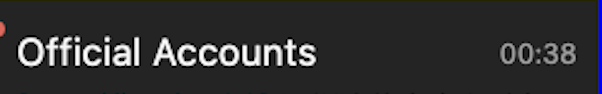
#> input picture WorkingOn/Attempt_Card_NameBoundryDetection_Photo.png, 602 x 94 px, found by its file name
$ python basic_timestamp_detector.py
#> lines starting #> are read from the running program, lines starting #| are printed output that depends on the picture; after the words box and inside, x2 and y2 are one past the last pixel; in counts of white or black regions, pixels touching at a corner belong together
#!/usr/bin/env python3
"""
Basic Timestamp Left Boundary Detection
Uses only matplotlib and numpy for timestamp boundary detection.
"""

import numpy as np
import matplotlib.pyplot as plt
import matplotlib.image as mpimg
from datetime import datetime

def detect_timestamp_boundary(image_path):
    """Detect timestamp left boundary using basic image processing."""

    # Load image
    img = mpimg.imread(image_path)
#> img is the input picture: shape (94, 602, 4) float32; mean R, G, B, A 0.189, 0.188, 0.192, 1
    print(f"📸 Image shape: {img.shape}")
#| 📸 Image shape: (94, 602, 4)

    # Convert to grayscale if needed
    if len(img.shape) == 3:
        # RGB to grayscale conversion
        gray = np.dot(img[...,:3], [0.299, 0.587, 0.114])
    else:
        gray = img

    height, width = gray.shape
#> height = 94; width = 602
    print(f"🖼️  Processing {width}x{height} image")
#| 🖼️  Processing 602x94 image

    # Method 1: Gradient-based detection
    print("\n🔍 Method 1: Gradient Detection")

    # Focus on timestamp area (right portion, top area)
    timestamp_region = gray[:min(60, height), int(width*0.6):]
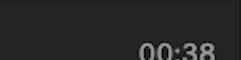
#> timestamp_region: shape (60, 241) float64; min 0, max 0.635, mean 0.156

    # Simple horizontal gradient using numpy diff
    grad_x = np.diff(timestamp_region, axis=1)
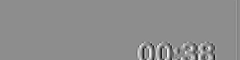
#> grad_x: shape (60, 240) float64; min -0.443, max 0.353, mean -0.000131; drawn with min black and max white

    # Find significant gradients
    threshold = np.std(np.abs(grad_x)) * 1.5
#> threshold = 0.059
    print(f"   Gradient threshold: {threshold:.2f}")
#|    Gradient threshold: 0.06

    left_boundaries_method1 = []
    for row in range(grad_x.shape[0]):
        significant_edges = np.where(np.abs(grad_x[row]) > threshold)[0]
        if len(significant_edges) > 0:
            # Convert back to full image coordinates
            boundary = significant_edges[0] + int(width*0.6)
            left_boundaries_method1.append(boundary)
#> this loop made 60 passes
#> boundary on passes 43 to 54: 503, 503, 501, 499, 499, 500, 499, 499, 499, 497, 497, 497
#> after the loop, left_boundaries_method1 = [503, 503, 501, 499, 499, 500, 499, 499, 499, 497, 497, 497, 497, 497, 499, 499, 499, 500]

    method1_result = int(np.median(left_boundaries_method1)) if left_boundaries_method1 else None
#> method1_result = 499
    print(f"   Found {len(left_boundaries_method1)} boundary candidates")
#|    Found 18 boundary candidates
    print(f"   Result: x = {method1_result}")
#|    Result: x = 499

    # Method 2: Intensity-based detection
    print("\n🎯 Method 2: Intensity Analysis")

    # Look for grey text pixels in timestamp area
    timestamp_region_full = gray[:min(60, height), int(width*0.5):]
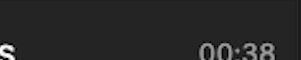
#> timestamp_region_full: shape (60, 301) float64; min 0, max 1, mean 0.159

    # Grey text typically has intermediate intensity values
    text_candidates = (timestamp_region_full > 0.4) & (timestamp_region_full < 0.8)
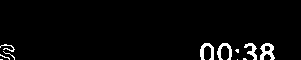
#> text_candidates: shape (60, 301) bool; 3.2% white; 11 white regions (6 under 20 px), largest, box (x1, y1, x2, y2) and area: (260, 43, 275, 60) 147, (200, 43, 214, 60) 125, (217, 43, 232, 60) 117, (244, 43, 257, 60) 98, (0, 44, 15, 52) 40

    left_boundaries_method2 = []
    for row in range(text_candidates.shape[0]):
        text_pixels = np.where(text_candidates[row])[0]
        if len(text_pixels) > 5:  # Need sufficient pixels to be text
            boundary = text_pixels[0] + int(width*0.5)
            left_boundaries_method2.append(boundary)
#> this loop made 60 passes
#> boundary on passes 44 to 55: 505, 305, 302, 301, 301, 305, 304, 310, 304, 305, 306, 301
#> after the loop, left_boundaries_method2 = [505, 305, 302, 301, 301, 305, 304, 310, 304, 305, 306, 301, 301, 303, 305, 309, 301]

    method2_result = int(np.median(left_boundaries_method2)) if left_boundaries_method2 else None
#> method2_result = 304
    print(f"   Found {len(left_boundaries_method2)} text candidates")
#|    Found 17 text candidates
    print(f"   Result: x = {method2_result}")
#|    Result: x = 304

    # Method 3: Edge transition detection
    print("\n⚡ Method 3: Edge Transition")

    timestamp_region_edge = gray[:min(60, height), int(width*0.65):]
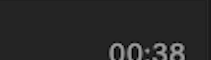
#> timestamp_region_edge: shape (60, 211) float64; min 0, max 0.635, mean 0.158

    left_boundaries_method3 = []
    for row in range(timestamp_region_edge.shape[0]):
        row_pixels = timestamp_region_edge[row]

        # Look for significant brightness increases (dark to light transition)
        for col in range(1, len(row_pixels)-2):
            brightness_change = row_pixels[col] - row_pixels[col-1]
            if brightness_change > 0.1:  # Significant increase
                boundary = col + int(width*0.65)
                left_boundaries_method3.append(boundary)
                break
#> after the loop, left_boundaries_method3 = [506, 504, 503, 502, 501, 501, 501, 500, 500, 500, 500, 500, 500, 500, 500, 500, 501, 501]

    method3_result = int(np.median(left_boundaries_method3)) if left_boundaries_method3 else None
#> method3_result = 500
    print(f"   Found {len(left_boundaries_method3)} transitions")
#|    Found 18 transitions
    print(f"   Result: x = {method3_result}")
#|    Result: x = 500

    # Create visualization
    fig, axes = plt.subplots(2, 2, figsize=(16, 10))

    # Original image
    axes[0, 0].imshow(img, cmap='gray' if len(img.shape) == 2 else None)
    axes[0, 0].set_title('🖼️ Original Image', fontsize=14, fontweight='bold')
    axes[0, 0].axis('off')

    # Grayscale with gradient detection
    axes[0, 1].imshow(gray, cmap='gray')
    if method1_result:
        axes[0, 1].axvline(x=method1_result, color='red', linewidth=3,
                          label=f'Gradient: x={method1_result}')
        # Add detection region rectangle
        axes[0, 1].add_patch(plt.Rectangle((int(width*0.6), 0),
                                         width - int(width*0.6), min(60, height),
                                         fill=False, edgecolor='red', alpha=0.3, linewidth=2))
    axes[0, 1].legend(loc='upper left')
    axes[0, 1].set_title('🔍 Method 1: Gradient Detection', fontsize=14, fontweight='bold')
    axes[0, 1].axis('off')

    # Intensity analysis
    axes[1, 0].imshow(gray, cmap='gray')
    if method2_result:
        axes[1, 0].axvline(x=method2_result, color='green', linewidth=3,
                          label=f'Intensity: x={method2_result}')
        # Add detection region rectangle
        axes[1, 0].add_patch(plt.Rectangle((int(width*0.5), 0),
                                         width - int(width*0.5), min(60, height),
                                         fill=False, edgecolor='green', alpha=0.3, linewidth=2))
    axes[1, 0].legend(loc='upper left')
    axes[1, 0].set_title('🎯 Method 2: Intensity Analysis', fontsize=14, fontweight='bold')
    axes[1, 0].axis('off')

    # Combined results
    axes[1, 1].imshow(img, cmap='gray' if len(img.shape) == 2 else None)

    results = []
    colors = ['red', 'green', 'blue']
    method_names = ['Gradient', 'Intensity', 'Transition']
    symbols = ['🔍', '🎯', '⚡']

    for i, (method_result, color, name, symbol) in enumerate(zip(
        [method1_result, method2_result, method3_result],
        colors, method_names, symbols)):

        if method_result is not None:
            axes[1, 1].axvline(x=method_result, color=color, linewidth=2,
                              alpha=0.8, label=f'{symbol} {name}: {method_result}')
            results.append((name, method_result))
#> this loop made 3 passes
#> after the loop, results = [('Gradient', 499), ('Intensity', 304), ('Transition', 500)]

    if results:
        axes[1, 1].legend(loc='upper left')

        # Add timestamp region highlight
        axes[1, 1].add_patch(plt.Rectangle((int(width*0.5), 0),
                                         width - int(width*0.5), min(60, height),
                                         fill=False, edgecolor='yellow', alpha=0.5, linewidth=2,
                                         linestyle='--', label='Search Region'))

    axes[1, 1].set_title('🔥 Combined Results', fontsize=14, fontweight='bold')
    axes[1, 1].axis('off')

    plt.suptitle('Timestamp Left Boundary Detection Analysis', fontsize=16, fontweight='bold')
    plt.tight_layout()

    # Save results
    timestamp = datetime.now().strftime("%Y%m%d_%H%M%S")
    output_path = f"/Users/erli/coding/deepseek_wechat_bot/WorkingOn/{timestamp}_timestamp_analysis.png"
    plt.savefig(output_path, dpi=150, bbox_inches='tight')
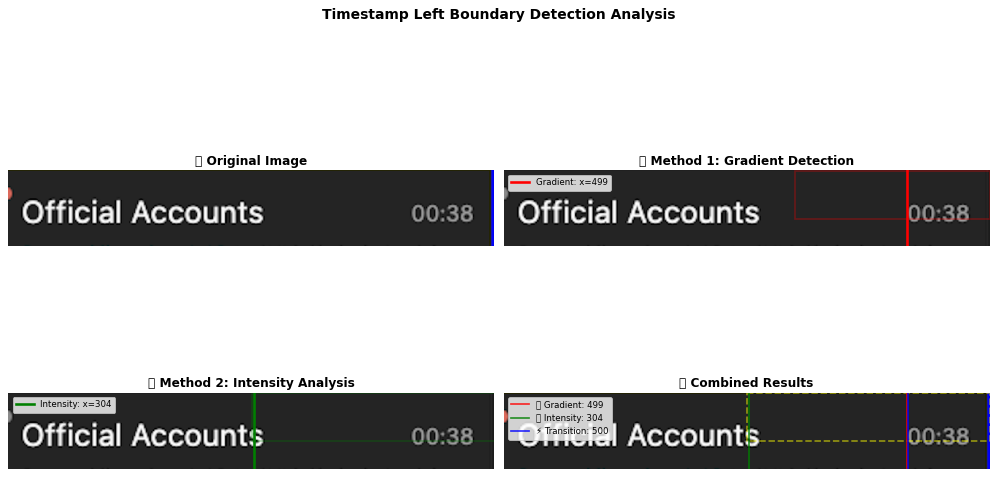
#> figure drawn by matplotlib, 4 panels
    plt.show()

    # Print comprehensive results
    print("\n" + "="*60)
    print("🏆 FINAL RESULTS - Timestamp Left Boundary Detection")
    print("="*60)

    for name, boundary in results:
        print(f"📍 {name:12} Method: x = {boundary:3d} pixels")
#> this loop made 3 passes
#| 📍 Gradient     Method: x = 499 pixels
#| 📍 Intensity    Method: x = 304 pixels
#| 📍 Transition   Method: x = 500 pixels

    if results:
        boundaries = [r[1] for r in results]
#> boundaries = [499, 304, 500]
        avg_boundary = int(np.mean(boundaries))
#> avg_boundary = 434
        std_dev = np.std(boundaries)
#> std_dev = 92.16

        print(f"\n📊 Statistical Analysis:")
        print(f"   Average Boundary: x = {avg_boundary} pixels")
#|    Average Boundary: x = 434 pixels
        print(f"   Standard Deviation: {std_dev:.1f}")
#|    Standard Deviation: 92.2
        print(f"   Range: {min(boundaries)} - {max(boundaries)}")
#|    Range: 304 - 500

        # Confidence assessment
        if std_dev < 5:
            confidence = "🎯 High - Methods agree closely"
        elif std_dev < 15:
            confidence = "⚠️ Medium - Some variation between methods"
        else:
            confidence = "❌ Low - Significant disagreement between methods"

        print(f"   Confidence Level: {confidence}")

        # Recommendation
        print(f"\n💡 Recommendation:")
        if std_dev < 10:
            print(f"   Use x = {avg_boundary} as the timestamp left boundary")
            print(f"   All methods show good agreement")
        else:
            # Find most consistent method
            best_method = min(results, key=lambda x: abs(x[1] - avg_boundary))
#> best_method = ('Gradient', 499)
            print(f"   Consider using {best_method[0]} method result: x = {best_method[1]}")
#|    Consider using Gradient method result: x = 499
            print(f"   Methods show some disagreement - validate manually")

    else:
        print("❌ No timestamp boundary detected by any method")
        print("   Consider adjusting detection parameters or image preprocessing")

    print(f"\n🎨 Detailed visualization saved to: {output_path}")

    return results, output_path

if __name__ == "__main__":
    image_path = "/Users/erli/coding/deepseek_wechat_bot/WorkingOn/Attempt_Card_NameBoundryDetection_Photo.png"
    results, output_path = detect_timestamp_boundary(image_path)
